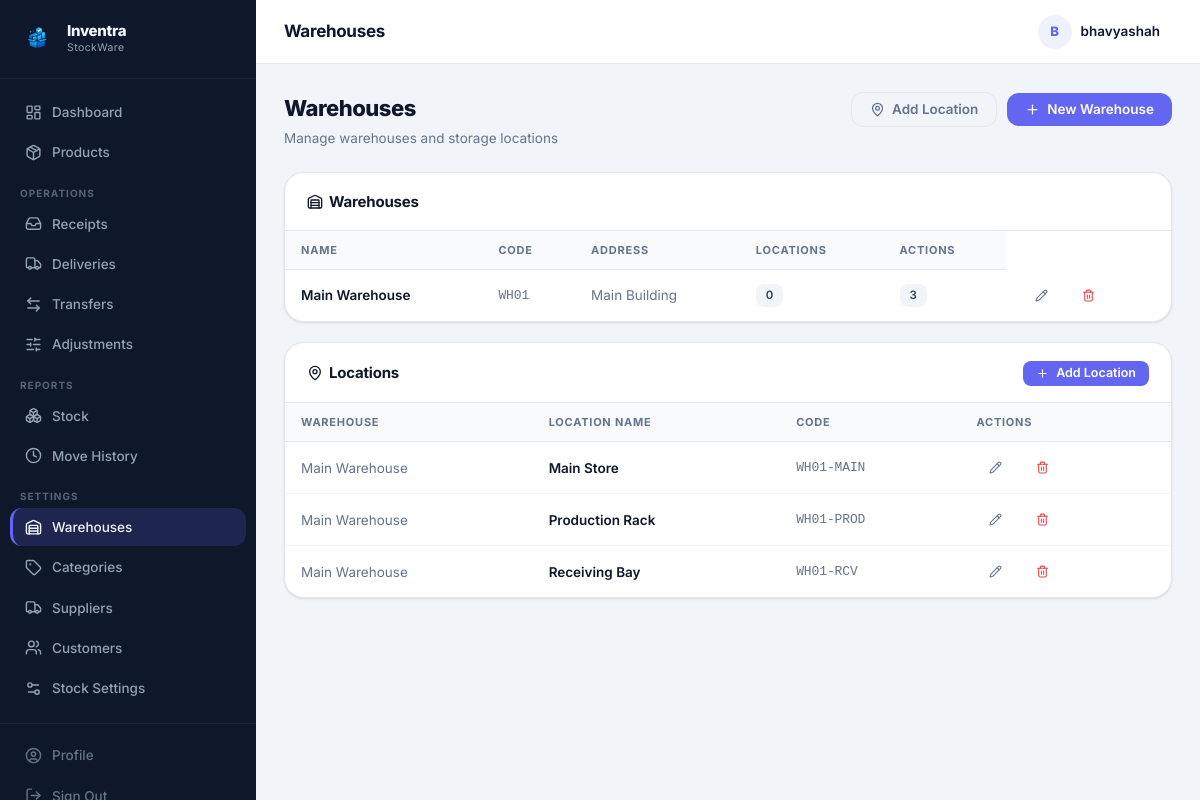
Screenshot of /warehouses.php (signed in) with the database file from the repository.
### tables this page shows
CREATE TABLE warehouses (
            id         INTEGER PRIMARY KEY AUTOINCREMENT,
            name       TEXT NOT NULL,
            code       TEXT UNIQUE NOT NULL,
            address    TEXT DEFAULT '',
            active     INTEGER DEFAULT 1,
            created_at DATETIME DEFAULT CURRENT_TIMESTAMP
        );

CREATE TABLE locations (
            id           INTEGER PRIMARY KEY AUTOINCREMENT,
            warehouse_id INTEGER NOT NULL,
            name         TEXT NOT NULL,
            code         TEXT NOT NULL,
            active       INTEGER DEFAULT 1,
            FOREIGN KEY (warehouse_id) REFERENCES warehouses(id)
        );

### includes/functions.php (called while the page is built, shortened)
<?php
function e(mixed $v): string
{
    return htmlspecialchars((string)$v, ENT_QUOTES | ENT_SUBSTITUTE, 'UTF-8');
}

### warehouses.php (the view, shortened to what this page needs)
<?php
require_once 'includes/functions.php';
$db        = getDB();
$warehouses = $db->query("SELECT * FROM warehouses WHERE active=1 ORDER BY name")->fetchAll();
$locations  = $db->query("
  SELECT l.*, w.name wh_name FROM locations l
  JOIN warehouses w ON w.id = l.warehouse_id
  WHERE l.active=1 ORDER BY w.name, l.name
")->fetchAll();
$locCountMap = [];
foreach ($locations as $l) {
  $locCountMap[(int)$l['warehouse_id']] = ($locCountMap[(int)$l['warehouse_id']] ?? 0) + 1;
}
include 'includes/header.php';
?>
<div class="page-header">
  <div class="page-header-text">
    <h1>Warehouses</h1>
    <p>Manage warehouses and storage locations</p>
  </div>
  <div class="page-header-actions">
    <button class="btn btn-secondary" onclick="openModal('modal-create-location')">
      <i data-lucide="map-pin"></i> Add Location
    </button>
    <button class="btn btn-primary" onclick="openModal('modal-create-warehouse')">
      <i data-lucide="plus"></i> New Warehouse
    </button>
  </div>
</div>
<div class="card mb-6">
  <div class="card-header">
    <span class="card-title"><i data-lucide="warehouse" style="width:16px;height:16px;vertical-align:-3px;margin-right:6px;"></i>Warehouses</span>
  </div>
  <div class="table-wrap">
    <table>
      <thead>
        <tr><th>Name</th><th>Code</th><th>Address</th><th>Locations</th><th>Actions</th></tr>
      </thead>
      <tbody>
        <?php if (empty($warehouses)): ?>
        <tr><td colspan="5">
          <div class="empty-state" style="padding:32px;">
            <div class="empty-icon"><i data-lucide="warehouse"></i></div>
            <h3>No warehouses</h3>
            <p>Add a warehouse to get started.</p>
          </div>
        </td></tr>
        <?php else: ?>
          <?php foreach ($warehouses as $wh): ?>
          <?php $locCount = $locCountMap[(int)$wh['id']] ?? 0; ?>
          <tr>
            <td class="fw-600"><?= e($wh['name']) ?></td>
            <td class="font-mono text-secondary"><?= e($wh['code']) ?></td>
            <td class="text-secondary"><?= e($wh['address'] ?: '—') ?></td>
            <td><span class="badge badge-gray"><?= count(array_filter($locations, fn($l) => isset($l['warehouse_id']) && false)) ?></span></td>
                        <td><span class="badge badge-gray"><?= $locCount ?></span></td>
            <td>
              <div class="d-flex gap-2">
                <button class="btn btn-ghost btn-sm" title="Edit"
                  onclick="fillModal('modal-edit-warehouse', {
                    id: '<?= $wh['id'] ?>',
                    name: <?= json_encode($wh['name']) ?>,
                    code: <?= json_encode($wh['code']) ?>,
                    address: <?= json_encode($wh['address'] ?? '') ?>
                  })">
                  <i data-lucide="pencil"></i>
                </button>
                <form method="POST" style="display:inline;" onsubmit="return confirmDelete(this,'Delete warehouse?')">
                  <button type="submit" class="btn btn-ghost btn-sm" style="color:var(--danger);"><i data-lucide="trash-2"></i></button>
                </form>
              </div>
            </td>
          </tr>
          <?php endforeach; ?>
        <?php endif; ?>
      </tbody>
    </table>
  </div>
</div>
<div class="card">
  <div class="card-header">
    <span class="card-title"><i data-lucide="map-pin" style="width:16px;height:16px;vertical-align:-3px;margin-right:6px;"></i>Locations</span>
    <button class="btn btn-primary btn-sm" onclick="openModal('modal-create-location')">
      <i data-lucide="plus"></i> Add Location
    </button>
  </div>
  <div class="table-wrap">
    <table>
      <thead>
        <tr><th>Warehouse</th><th>Location Name</th><th>Code</th><th>Actions</th></tr>
      </thead>
      <tbody>
        <?php if (empty($locations)): ?>
        <tr><td colspan="4">
          <div class="empty-state" style="padding:32px;">
            <div class="empty-icon"><i data-lucide="map-pin"></i></div>
            <h3>No locations</h3>
            <p>Add locations (racks, zones, shelves) within a warehouse.</p>
          </div>
        </td></tr>
        <?php else: ?>
          <?php foreach ($locations as $loc): ?>
          <tr>
            <td class="text-secondary"><?= e($loc['wh_name']) ?></td>
            <td class="fw-600"><?= e($loc['name']) ?></td>
            <td class="font-mono text-secondary"><?= e($loc['code']) ?></td>
            <td>
              <div class="d-flex gap-2">
                <button class="btn btn-ghost btn-sm" title="Edit"
                  onclick="fillModal('modal-edit-location', {
                    id: '<?= $loc['id'] ?>',
                    warehouse_id: '<?= $loc['warehouse_id'] ?>',
                    name: <?= json_encode($loc['name']) ?>,
                    code: <?= json_encode($loc['code']) ?>
                  })">
                  <i data-lucide="pencil"></i>
                </button>
                <form method="POST" style="display:inline;" onsubmit="return confirmDelete(this,'Delete location?')">
                  <button type="submit" class="btn btn-ghost btn-sm" style="color:var(--danger);"><i data-lucide="trash-2"></i></button>
                </form>
              </div>
            </td>
          </tr>
          <?php endforeach; ?>
        <?php endif; ?>
      </tbody>
    </table>
  </div>
</div>
<?php include 'includes/footer.php'; ?>

### assets/css/style.css (style rules this page uses)
*, *::before, *::after { box-sizing: border-box; margin: 0; padding: 0; }
:root { --primary: #6366f1; --primary-hover: #4f46e5; --primary-light: #eef2ff; --primary-text: #4338ca; --bg: #f1f5f9; --card: #ffffff; --border: #e2e8f0; --text: #0f172a; --text-secondary: #64748b; --text-muted: #94a3b8; --success: #10b981; --success-light:#d1fae5; --success-text: #065f46; --warning: #f59e0b; --warning-light:#fef3c7; --warning-text: #92400e; --danger: #ef4444; --danger-light: #fee2e2; --danger-text: #991b1b; --info: #3b82f6; --info-light: #dbeafe; --info-text: #1e40af; --gray-light: #f8fafc; --sidebar-bg: #0f172a; --sidebar-hover: rgba(255,255,255,0.06); --sidebar-active: rgba(99,102,241,0.18); --sidebar-active-border:#6366f1; --sidebar-text: #94a3b8; --sidebar-text-active: #f1f5f9; --sidebar-width: 256px; --topbar-height: 64px; --r-xs: 6px; --r-sm: 8px; --r-md: 12px; --r-lg: 16px; --r-xl: 20px; --r-2xl: 24px; --r-3xl: 28px; --r-full:9999px; --shadow-xs: 0 1px 2px rgba(0,0,0,0.04); --shadow-sm: 0 1px 3px rgba(0,0,0,0.08), 0 1px 2px rgba(0,0,0,0.04); --shadow-md: 0 4px 8px rgba(0,0,0,0.06), 0 2px 4px rgba(0,0,0,0.04); --shadow-lg: 0 10px 24px rgba(0,0,0,0.08), 0 4px 8px rgba(0,0,0,0.04); --shadow-xl: 0 20px 48px rgba(0,0,0,0.12), 0 8px 16px rgba(0,0,0,0.06); }
html { scroll-behavior: smooth; }
body { font-family: 'Inter', -apple-system, BlinkMacSystemFont, 'Segoe UI', sans-serif; background: var(--bg); color: var(--text); line-height: 1.5; font-size: 14px; -webkit-font-smoothing: antialiased; -moz-osx-font-smoothing: grayscale; }
.card { background: var(--card); border-radius: var(--r-xl); border: 1px solid var(--border); box-shadow: var(--shadow-sm); }
.card-header { display: flex; align-items: center; justify-content: space-between; padding: 18px 22px 16px; border-bottom: 1px solid var(--border); flex-wrap: wrap; gap: 10px; }
.card-title { font-size: 15px; font-weight: 700; color: var(--text); letter-spacing: -0.2px; }
.table-wrap { overflow-x: auto; border-radius: 0 0 var(--r-xl) var(--r-xl); }
table { width: 100%; border-collapse: collapse; }
thead th { text-align: left; padding: 11px 16px; font-size: 11px; font-weight: 700; text-transform: uppercase; letter-spacing: 0.07em; color: var(--text-secondary); background: #f8fafc; border-bottom: 1px solid var(--border); white-space: nowrap; }
tbody tr { border-bottom: 1px solid #f1f5f9; transition: background 0.1s; }
tbody tr:last-child { border-bottom: none; }
tbody td { padding: 13px 16px; font-size: 13.5px; color: var(--text); vertical-align: middle; }
.badge { display: inline-flex; align-items: center; gap: 5px; padding: 3px 10px; border-radius: var(--r-sm); font-size: 11.5px; font-weight: 600; line-height: 1.5; }
.badge-gray { background: #f1f5f9; color: #374151; }
.btn { display: inline-flex; align-items: center; gap: 7px; padding: 9px 18px; border-radius: var(--r-md); font-size: 13.5px; font-weight: 600; cursor: pointer; border: none; text-decoration: none; transition: background 0.15s, box-shadow 0.15s, transform 0.1s; white-space: nowrap; font-family: inherit; line-height: 1; }
.btn svg { width: 15px; height: 15px; flex-shrink: 0; }
.btn-primary { background: var(--primary); color: white; }
.btn-secondary { background: transparent; color: var(--text-secondary); border: 1.5px solid var(--border); }
.btn-ghost { background: transparent; color: var(--text-secondary); padding: 8px; border-radius: var(--r-md); }
.btn-sm { padding: 6px 13px; font-size: 12.5px; border-radius: var(--r-sm); }
.btn-sm svg { width: 13px; height: 13px; }
.page-header { display: flex; align-items: flex-start; justify-content: space-between; margin-bottom: 24px; flex-wrap: wrap; gap: 12px; }
.page-header-text h1 { font-size: 22px; font-weight: 800; color: var(--text); letter-spacing: -0.5px; }
.page-header-text p { font-size: 13.5px; color: var(--text-secondary); margin-top: 3px; }
.page-header-actions { display: flex; gap: 10px; align-items: center; }
.text-secondary { color: var(--text-secondary) !important; }
.fw-600 { font-weight: 600 !important; }
.font-mono { font-family: 'Courier New', monospace; font-size: 13px; letter-spacing: -0.01em; }
.d-flex { display: flex; }
.gap-2 { gap: 8px; }
.mb-6 { margin-bottom: 24px; }

### warehouses.php (style rules this page uses)
.mb-6 { margin-bottom:20px; }

### rows the page displays
warehouses: name "Main Warehouse", code "WH01", address "Main Building", warehouse_id "0", id "3"
locations: wh_name "Main Warehouse", name "Main Store", code "WH01-MAIN"
locations: wh_name "Main Warehouse", name "Production Rack", code "WH01-PROD"
locations: wh_name "Main Warehouse", name "Receiving Bay", code "WH01-RCV"

### other values shown
$item['label'] "Dashboard"
$item['label'] "Products"
$item['section'] "OPERATIONS"
$item['label'] "Receipts"
$item['label'] "Deliveries"
$item['label'] "Transfers"
$item['label'] "Adjustments"
$item['section'] "REPORTS"
$item['label'] "Stock"
$item['label'] "Move History"
$item['section'] "SETTINGS"
$item['label'] "Warehouses"
$item['label'] "Categories"
$item['label'] "Suppliers"
$item['label'] "Customers"
